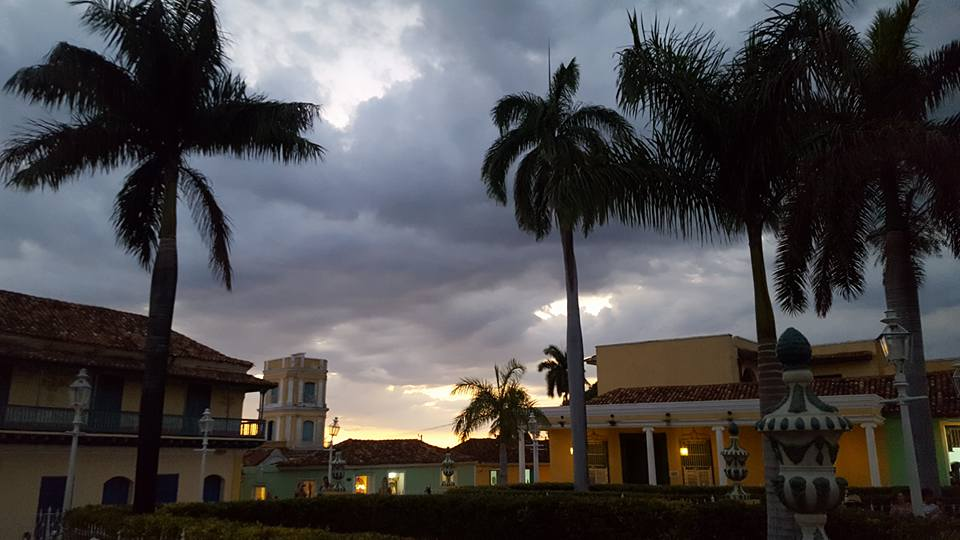
#> input picture Plaza Mayor.jpg, 960 x 540 px
$ python pillow.py
#> lines starting #> are read from the running program, lines starting #| are printed output that depends on the picture
from PIL import Image

img = Image.open("Plaza Mayor.jpg")
#> img is the input picture: PIL image 960x540 RGB; mean R, G, B 74.9, 73, 74.7

area = (100, 100, 520, 620)
cropped_img = img.crop(area)
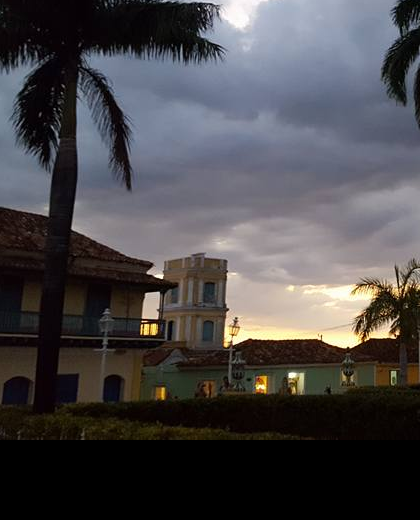
#> cropped_img: PIL image 420x520 RGB; mean R, G, B 73.5, 71, 73.3
img.show()
cropped_img.show()
